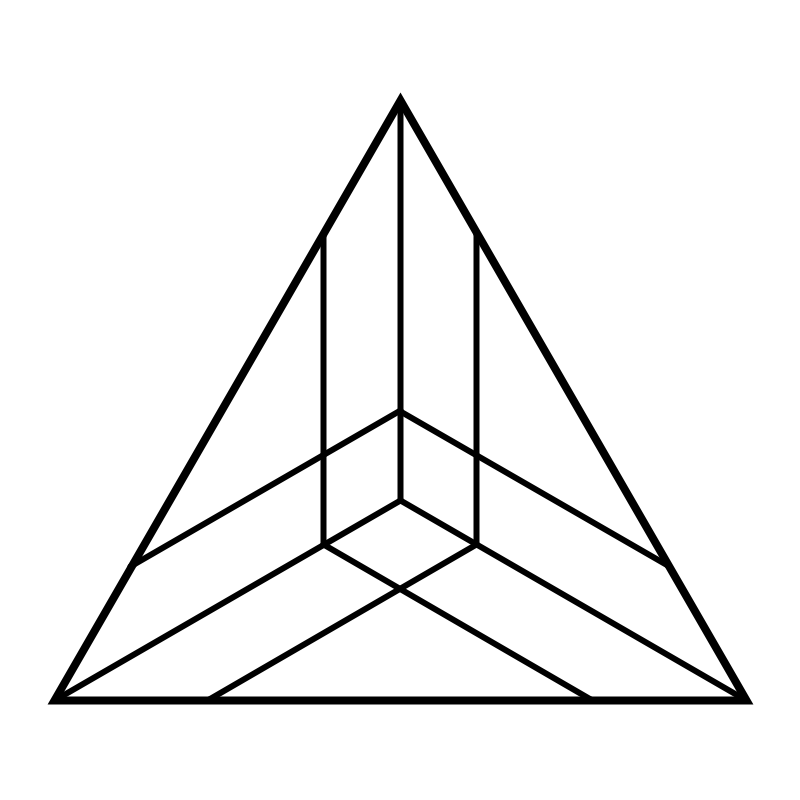
Frame 1 (no input)
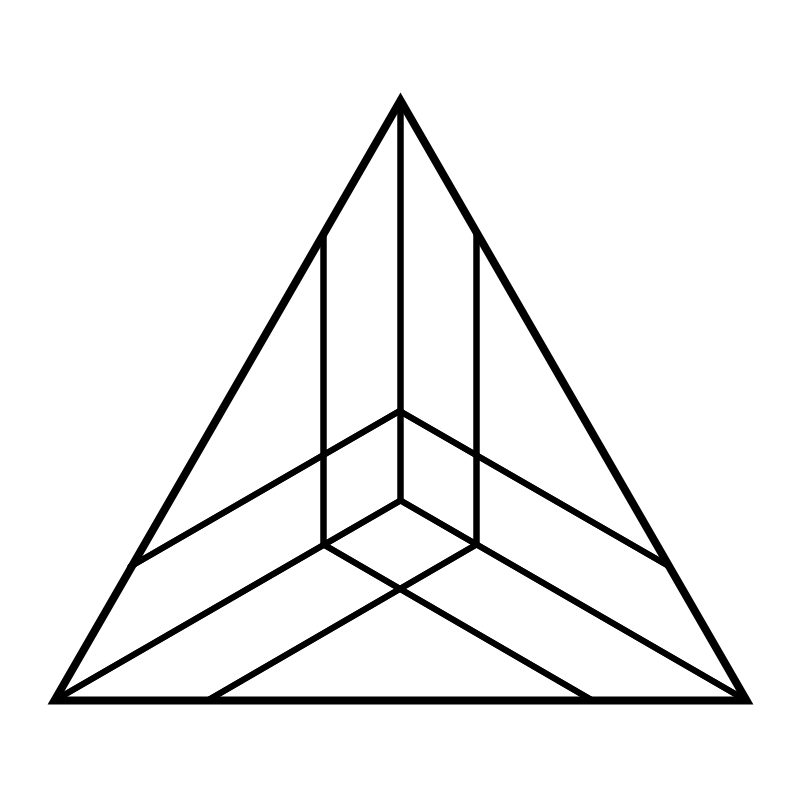
Frame 2 (the mouse pressed at the canvas centre, redrawn once)

The Processing sketch that drew these frames (run headless with seeded random() and noise(); the mouse was pressed at the canvas centre and the sketch redrawn once):

// Processing sketch: KumikoPatterns
// ── KumikoPatterns.pde
PVector[] points = new PVector[3];

void setup() {
  size(800,800);
  stroke(0);
  background(255);
  
  float h = 600;
  float w = (int)(h/cos(radians(30)));
  
  PVector m = new PVector(400,400);
  strokeWeight(8);
  points[0] = new PVector(m.x, m.y - h/2);
  points[1] = new PVector(m.x + w/2, m.y + h/2);
  points[2] = new PVector(m.x - w/2, m.y + h/2);
  triangle(m.x, m.y - h/2, m.x + w/2, m.y + h/2, m.x - w/2, m.y + h/2);
}

void draw() {
  drawPattern18(points);
  save("Pattern.jpg");
  noLoop(); 
}

void drawPattern15(PVector[] verts) {
  float percent = 0.65;
  strokeWeight(6);
  PVector center = new PVector((verts[0].x+verts[1].x+verts[2].x)/3,(verts[0].y+verts[1].y+verts[2].y)/3); 
  
  for (int i = 0; i < 3; i++) {
    PVector p = verts[i];
    PVector prevP = i > 0 ? verts[i-1] : verts[2];
    PVector nextP = i < 2 ? verts[i+1] : verts[0];
    
    float d = p.dist(center);
    float h = d*percent;
    
    float w = tan(radians(30))*h;
    
    float shortSide = w * cos(radians(60));
    float hyp = h/sin(radians(60));

    float edgeLength = hyp - shortSide;
    float edgePercent = edgeLength/p.dist(nextP);
    
    
    PVector p0 = new PVector(p.x*(1-percent) + center.x*percent, p.y*(1-percent) + center.y*percent);
    PVector p1 = new PVector(p.x*(1-edgePercent) + nextP.x*edgePercent, p.y*(1-edgePercent) + nextP.y*edgePercent);
    PVector p2 = new PVector(p.x*(1-edgePercent) + prevP.x*edgePercent, p.y*(1-edgePercent) + prevP.y*edgePercent);
    
    line(center.x,center.y, p0.x,p0.y);
    line(p1.x,p1.y, p0.x,p0.y);
    line(p2.x,p2.y, p0.x,p0.y);
  }
}

void drawPattern19(PVector[] verts) {
  float percent = 1/3.0;
  strokeWeight(6);
  PVector center = new PVector((verts[0].x+verts[1].x+verts[2].x)/3,(verts[0].y+verts[1].y+verts[2].y)/3); 
  
  for (int i = 0; i < 3; i++) {
    PVector p = verts[i];
    PVector prevP = i > 0 ? verts[i-1] : verts[2];
    PVector nextP = i < 2 ? verts[i+1] : verts[0];
    
    float d = p.dist(center);
    float h = d*percent;
    
    float sideDist = h/sin(radians(60));
    
    float edgeLength = p.dist(prevP);
    float edgePercent = sideDist/edgeLength;
    
    float w = cos(radians(60)) * (edgeLength - sideDist); 
    float hyp = w/cos(radians(30));
    float hypPercent = hyp/d;
    
    PVector p0 = new PVector(p.x * (1-edgePercent) + prevP.x * edgePercent, p.y * (1-edgePercent) + prevP.y * edgePercent);
    PVector p1 = new PVector(p.x * (1-edgePercent) + nextP.x * edgePercent, p.y * (1-edgePercent )+ nextP.y * edgePercent);
    
    PVector p2 = new PVector(prevP.x * (1-hypPercent) + center.x*hypPercent, prevP.y * (1-hypPercent) + center.y*hypPercent);
    PVector p3 = new PVector(nextP.x * (1-hypPercent) + center.x*hypPercent, nextP.y * (1-hypPercent) + center.y*hypPercent);
    
    line(prevP.x,prevP.y,p2.x,p2.y);
    line(p0.x, p0.y, p2.x, p2.y);
    line(p1.x, p1.y, p3.x, p3.y);
  }
}

void drawPattern18(PVector[] verts) {
  float percent = 1/3.0;
  strokeWeight(6);
  PVector center = new PVector((verts[0].x+verts[1].x+verts[2].x)/3,(verts[0].y+verts[1].y+verts[2].y)/3); 
  
  for (int i = 0; i < 3; i++) {
    PVector p = verts[i];
    PVector prevP = i > 0 ? verts[i-1] : verts[2];
    PVector nextP = i < 2 ? verts[i+1] : verts[0];
    
    float d = p.dist(center);
    float h = d*percent;
    
    float sideDist = h/sin(radians(60));
    
    float edgeLength = p.dist(prevP);
    float edgePercent = sideDist/edgeLength;
    
    float w = cos(radians(60)) * (edgeLength - sideDist); 
    float hyp = w/cos(radians(30));
    float hypPercent = hyp/d;
    
    PVector p0 = new PVector(p.x * (1-edgePercent) + prevP.x * edgePercent, p.y * (1-edgePercent) + prevP.y * edgePercent);
    PVector p1 = new PVector(p.x * (1-edgePercent) + nextP.x * edgePercent, p.y * (1-edgePercent )+ nextP.y * edgePercent);
    
    PVector p2 = new PVector(prevP.x * (1-hypPercent) + center.x*hypPercent, prevP.y * (1-hypPercent) + center.y*hypPercent);
    PVector p3 = new PVector(nextP.x * (1-hypPercent) + center.x*hypPercent, nextP.y * (1-hypPercent) + center.y*hypPercent);
    
    line(p.x,p.y,center.x,center.y);
    line(p0.x, p0.y, p2.x, p2.y);
    line(p1.x, p1.y, p3.x, p3.y);
  }
}

void drawPattern17(PVector[] verts) {
  strokeWeight(6);
  PVector center = new PVector((verts[0].x+verts[1].x+verts[2].x)/3,(verts[0].y+verts[1].y+verts[2].y)/3); 
  
  for (int i = 0; i < 3; i++) {
    PVector p = verts[i];
    PVector prevP = i > 0 ? verts[i-1] : verts[2];
    PVector nextP = i < 2 ? verts[i+1] : verts[0];
    
    PVector lCent = new PVector((prevP.x+p.x)/2, (prevP.y+p.y)/2);
    PVector lCent2 = new PVector((nextP.x+p.x)/2, (nextP.y+p.y)/2);
    
    line(p.x,p.y,center.x,center.y);
    line(lCent.x, lCent.y, lCent2.x, lCent2.y);
  }
}


void drawPattern16(PVector[] verts) {
  PVector p0 = verts[0];
  PVector p1 = verts[1];
  PVector p2 = verts[2];
  
  PVector lp0 = new PVector((verts[1].x*2 + verts[2].x)/3, (verts[1].y*2 + verts[2].y)/3);
  PVector lp1 = new PVector((verts[2].x*2 + verts[0].x)/3, (verts[2].y*2 + verts[0].y)/3);
  PVector lp2 = new PVector((verts[0].x*2 + verts[1].x)/3, (verts[0].y*2 + verts[1].y)/3);
  
  PVector md0 = new PVector((lp0.x*6 + p0.x)/7, (lp0.y*6 + p0.y)/7);
  PVector md1 = new PVector((lp1.x*6 + p1.x)/7, (lp1.y*6 + p1.y)/7);
  PVector md2 = new PVector((lp2.x*6 + p2.x)/7, (lp2.y*6 + p2.y)/7);
  
  strokeWeight(6);
  line(p0.x, p0.y, md0.x, md0.y);
  line(p1.x, p1.y, md1.x, md1.y);
  line(p2.x, p2.y, md2.x, md2.y); 
}

void drawPattern14(PVector[] verts) {
  strokeWeight(3);
  PVector center = new PVector((verts[0].x+verts[1].x+verts[2].x)/3,(verts[0].y+verts[1].y+verts[2].y)/3); 
  
  PVector prevP = verts[2];
  for (int i = 0; i < 3; i++) {
    PVector p = verts[i];
    
    PVector lCent = new PVector((prevP.x+p.x)/2, (prevP.y+p.y)/2);
    PVector center2 = new PVector((lCent.x+center.x)/2,(lCent.y+center.y)/2); 
    
    line(p.x,p.y,center2.x,center2.y);
    line(prevP.x,prevP.y,center2.x,center2.y);
    line(center.x,center.y,center2.x,center2.y);
    prevP = p;
  }
}

void drawPattern13(PVector[] verts) {
  strokeWeight(6);
  float percent = 0.45;
  
  for (int i = 0; i < 3; i++) {
    PVector currP = verts[i];
    PVector prevP = i > 0 ? verts[i-1] : verts[2];
    PVector nextP = i < 2 ? verts[i+1] : verts[0];
    
    PVector p0 = new PVector(prevP.x*percent + currP.x*(1-percent), prevP.y*percent + currP.y*(1-percent));
    PVector p1 = new PVector(prevP.x*percent + nextP.x*(1-percent), prevP.y*percent + nextP.y*(1-percent));
    
    line(p0.x,p0.y,p1.x,p1.y);
  }
}

void drawPattern12(PVector[] verts) {
  PVector center = new PVector((verts[0].x+verts[1].x+verts[2].x)/3,(verts[0].y+verts[1].y+verts[2].y)/3); 
  
  float percent1 = 0.2;
  float percent2 = 0.3;
  
  for (int i = 0; i < 3; i++) {
    PVector currP = verts[i];
    PVector prevP = i > 0 ? verts[i-1] : verts[2];
    PVector nextP = i < 2 ? verts[i+1] : verts[0];
    
    strokeWeight(6);
    
    PVector p0 = new PVector(prevP.x*percent1 + currP.x*(1-percent1), prevP.y*percent1 + currP.y*(1-percent1));
    PVector p1 = new PVector(nextP.x*percent1 + currP.x*(1-percent1), nextP.y*percent1 + currP.y*(1-percent1));
    line(p0.x,p0.y,p1.x,p1.y);
    
    strokeWeight(6);
    
    PVector p2 = new PVector((p0.x + p1.x)/2, (p0.y + p1.y)/2);
    line(p2.x, p2.y, center.x, center.y);
    
    PVector p3 = new PVector(prevP.x*percent2 + currP.x*(1-percent2), prevP.y*percent2 + currP.y*(1-percent2));
    PVector p4 = new PVector(nextP.x*percent2 + currP.x*(1-percent2), nextP.y*percent2 + currP.y*(1-percent2));
    line(p3.x,p3.y,p4.x,p4.y);
  }
}

void drawPattern11(PVector[] verts) {
  PVector m = new PVector((verts[0].x + verts[1].x + verts[2].x)/3,(verts[0].y + verts[1].y + verts[2].y)/3) ;
  strokeWeight(6);
  for (int i = 0; i < 3; i++) {
    PVector currP = verts[i];
    PVector nextP = i == 2 ? verts[0] : verts[i+1];
    PVector prevP = i == 0 ? verts[2] : verts[i-1];
    PVector lm = new PVector((prevP.x + nextP.x)/2, (prevP.y + nextP.y)/2);
    PVector p = new PVector((lm.x + m.x)/2, (lm.y + m.y)/2);
    
    line(p.x,p.y,currP.x, currP.y);
  }
}

void drawPattern10(PVector[] verts) {
  PVector m = new PVector((verts[0].x + verts[1].x + verts[2].x)/3,(verts[0].y + verts[1].y + verts[2].y)/3) ;
  strokeWeight(6);
  for (int i = 0; i < 3; i++) {
    PVector currP = verts[i];
    PVector nextP = i == 2 ? verts[0] : verts[i+1];
    PVector p = new PVector((currP.x + nextP.x)/2, (currP.y + nextP.y)/2);
    
    line(p.x,p.y,m.x,m.y);
  }
}

void drawPattern9(PVector[] verts) {
  PVector p0 = verts[1];
  PVector p1 = new PVector((verts[0].x*2 + verts[2].x)/3, (verts[0].y*2 + verts[2].y)/3);
  
  PVector p2 = verts[2];
  PVector p3 = new PVector((verts[0].x*2 + verts[1].x)/3, (verts[0].y*2 + verts[1].y)/3);
  
  strokeWeight(6);
  line(p0.x, p0.y, p1.x, p1.y);
  line(p2.x, p2.y, p3.x, p3.y);
}

void drawPattern8(PVector[] verts) {
  PVector p0 = verts[0];
  PVector p1 = new PVector((verts[1].x*2 + verts[2].x)/3, (verts[1].y*2 + verts[2].y)/3);
  PVector p2 = new PVector((verts[1].x + verts[2].x)/2, (verts[1].y + verts[2].y)/2);
  PVector p3 = new PVector((verts[1].x + verts[2].x*2)/3, (verts[1].y + verts[2].y*2)/3);
  strokeWeight(6);
  line(p0.x, p0.y, p1.x, p1.y);
  line(p0.x, p0.y, p2.x, p2.y);
  line(p0.x, p0.y, p3.x, p3.y);
}

void drawPattern7(PVector[] verts) {
  PVector p0 = verts[0];
  PVector p1 = new PVector((verts[1].x*2 + verts[2].x)/3, (verts[1].y*2 + verts[2].y)/3);
  strokeWeight(6);
  line(p0.x, p0.y, p1.x, p1.y);
}


void drawPattern1(PVector[] verts) {
  strokeWeight(2);
  float percent = 0.2;
  
  for (int i = 0; i < 3; i++) {
    PVector currP = verts[i];
    PVector prevP = i > 0 ? verts[i-1] : verts[2];
    PVector nextP = i < 2 ? verts[i+1] : verts[0];
    
    PVector p0 = new PVector(prevP.x*percent + currP.x*(1-percent), prevP.y*percent + currP.y*(1-percent));
    PVector p1 = new PVector(prevP.x*percent + nextP.x*(1-percent), prevP.y*percent + nextP.y*(1-percent));
    
    line(p0.x,p0.y,p1.x,p1.y);
  }
}

void drawPattern2(PVector[] verts) {
  strokeWeight(3);
  PVector center = new PVector(0,0);
  for (int i = 0; i < 3; i++) {
    center.x += verts[i].x;
    center.y += verts[i].y;
  }
  center.x /= 3;
  center.y /= 3;
  
  for (int i = 0; i < 3; i++) {
    PVector p = verts[i];
    line(p.x,p.y,center.x,center.y);
  }
}

void drawPattern3(PVector[] verts) {
  strokeWeight(3);
  PVector center = new PVector((verts[0].x+verts[1].x+verts[2].x)/3,(verts[0].y+verts[1].y+verts[2].y)/3); 
  
  PVector prevP = verts[2];
  for (int i = 0; i < 3; i++) {
    PVector p = verts[i];
    
    PVector lCent = new PVector((prevP.x+p.x)/2, (prevP.y+p.y)/2);
    PVector center2 = new PVector((lCent.x+center.x)/2,(lCent.y+center.y)/2); 
    
    line(p.x,p.y,center.x,center.y);
    line(p.x,p.y,center2.x,center2.y);
    line(prevP.x,prevP.y,center2.x,center2.y);
    line(center.x,center.y,center2.x,center2.y);
    prevP = p;
  }
}

void drawPattern4(PVector[] verts) {
  PVector center = new PVector((verts[0].x+verts[1].x+verts[2].x)/3,(verts[0].y+verts[1].y+verts[2].y)/3); 
  
  float percent = 0.3;
  
  for (int i = 0; i < 3; i++) {
    PVector currP = verts[i];
    PVector prevP = i > 0 ? verts[i-1] : verts[2];
    PVector nextP = i < 2 ? verts[i+1] : verts[0];
    
    strokeWeight(6);
    
    PVector p0 = new PVector(prevP.x*percent + currP.x*(1-percent), prevP.y*percent + currP.y*(1-percent));
    PVector p1 = new PVector(nextP.x*percent + currP.x*(1-percent), nextP.y*percent + currP.y*(1-percent));
    line(p0.x,p0.y,p1.x,p1.y);
    
    strokeWeight(2);
    
    PVector p2 = new PVector((p0.x + p1.x)/2, (p0.y + p1.y)/2);
    line(p2.x, p2.y, center.x, center.y);
  }
}

void drawPattern5(PVector[] verts) {
  PVector center = new PVector((verts[0].x+verts[1].x+verts[2].x)/3,(verts[0].y+verts[1].y+verts[2].y)/3); 
  
  float percent = 0.3;
  
  for (int i = 0; i < 3; i++) {
    PVector currP = verts[i];
    PVector prevP = i > 0 ? verts[i-1] : verts[2];
    PVector nextP = i < 2 ? verts[i+1] : verts[0];
    
    strokeWeight(4);
    
    PVector p0 = new PVector(prevP.x*percent + currP.x*(1-percent), prevP.y*percent + currP.y*(1-percent));
    PVector p1 = new PVector(nextP.x*percent + currP.x*(1-percent), nextP.y*percent + currP.y*(1-percent));
    line(p0.x,p0.y,p1.x,p1.y);
    

    line(currP.x, currP.y, center.x, center.y);
  }
}

void drawPattern6(PVector[] verts) {
  strokeWeight(4);
  for (int i = 0; i < 3; i++) {
    PVector p = verts[i];
    PVector prevP = i > 0 ? verts[i-1] : verts[2];
    PVector nextP = i < 2 ? verts[i+1] : verts[0];
    
    PVector midNext = new PVector((p.x + nextP.x)/2, (p.y + nextP.y)/2);
    PVector midPrev = new PVector((p.x + prevP.x)/2, (p.y + prevP.y)/2);
    PVector midNextPrev = new PVector((prevP.x + nextP.x)/2, (prevP.y + nextP.y)/2);
    
    PVector mid1 = new PVector((p.x + midNext.x + midPrev.x)/3, (p.y + midNext.y + midPrev.y)/3);
    PVector mid2 = new PVector((midNext.x + nextP.x + midNextPrev.x)/3, (midNext.y + nextP.y + midNextPrev.y)/3);
    
    line(p.x, p.y, mid1.x, mid1.y);
    line(mid1.x, mid1.y, midNext.x, midNext.y);
    line(midNext.x, midNext.y, mid2.x, mid2.y);
    line(mid2.x, mid2.y, nextP.x, nextP.y);
  }
}
